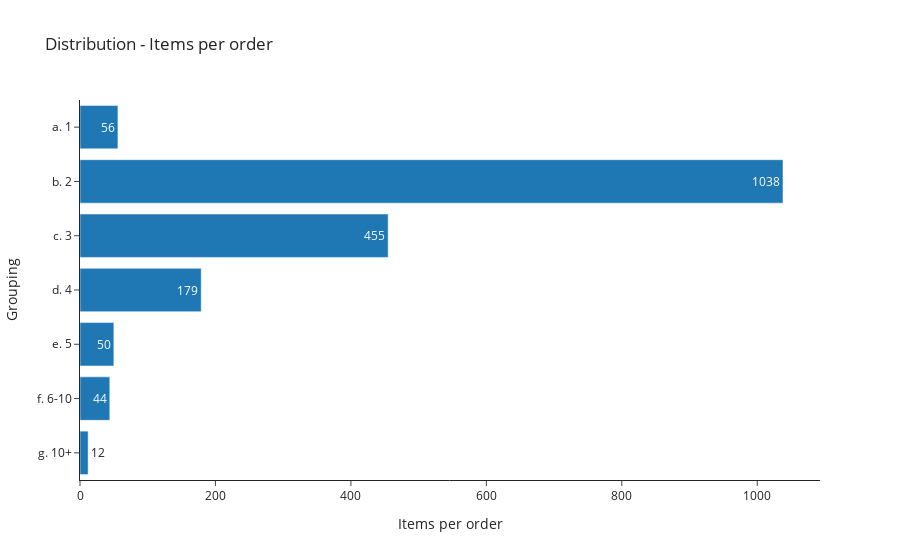

Notebook code cell kept with this figure:
### Code cell
data = (df_orders['items_per_order_cat'].value_counts().reset_index()).sort_values('index',ascending=False)
data.rename(columns={'index':'cat'},inplace=True)

fig = px.bar(data, 
             x='items_per_order_cat',y='cat',
             title='Distribution - Items per order',
             text='items_per_order_cat',
             labels={'cat':"Grouping",'items_per_order_cat':"Items per order"},
             template='simple_white',
             orientation='h'
            )
fig.show()

### Figure 1 — Plotly figure (JSON) as saved in the notebook; plotly's stock layout.template omitted (floating-point values rounded to 4 significant figures)
{"data": [{"alignmentgroup": "True", "hovertemplate": "Items per order=%{text}<br>Grouping=%{y}<extra></extra>", "legendgroup": "", "marker": {"color": "#1F77B4"}, "name": "", "offsetgroup": "", "orientation": "h", "showlegend": false, "text": [12, 44, 50, 179, 455, 1038, 56], "textposition": "auto", "type": "bar", "x": [12, 44, 50, 179, 455, 1038, 56], "xaxis": "x", "y": ["g. 10+", "f. 6-10", "e. 5", "d. 4", "c. 3", "b. 2", "a. 1"], "yaxis": "y"}], "layout": {"barmode": "relative", "legend": {"tracegroupgap": 0}, "title": {"text": "Distribution - Items per order"}, "xaxis": {"anchor": "y", "domain": [0, 1], "title": {"text": "Items per order"}}, "yaxis": {"anchor": "x", "domain": [0, 1], "title": {"text": "Grouping"}}}}
